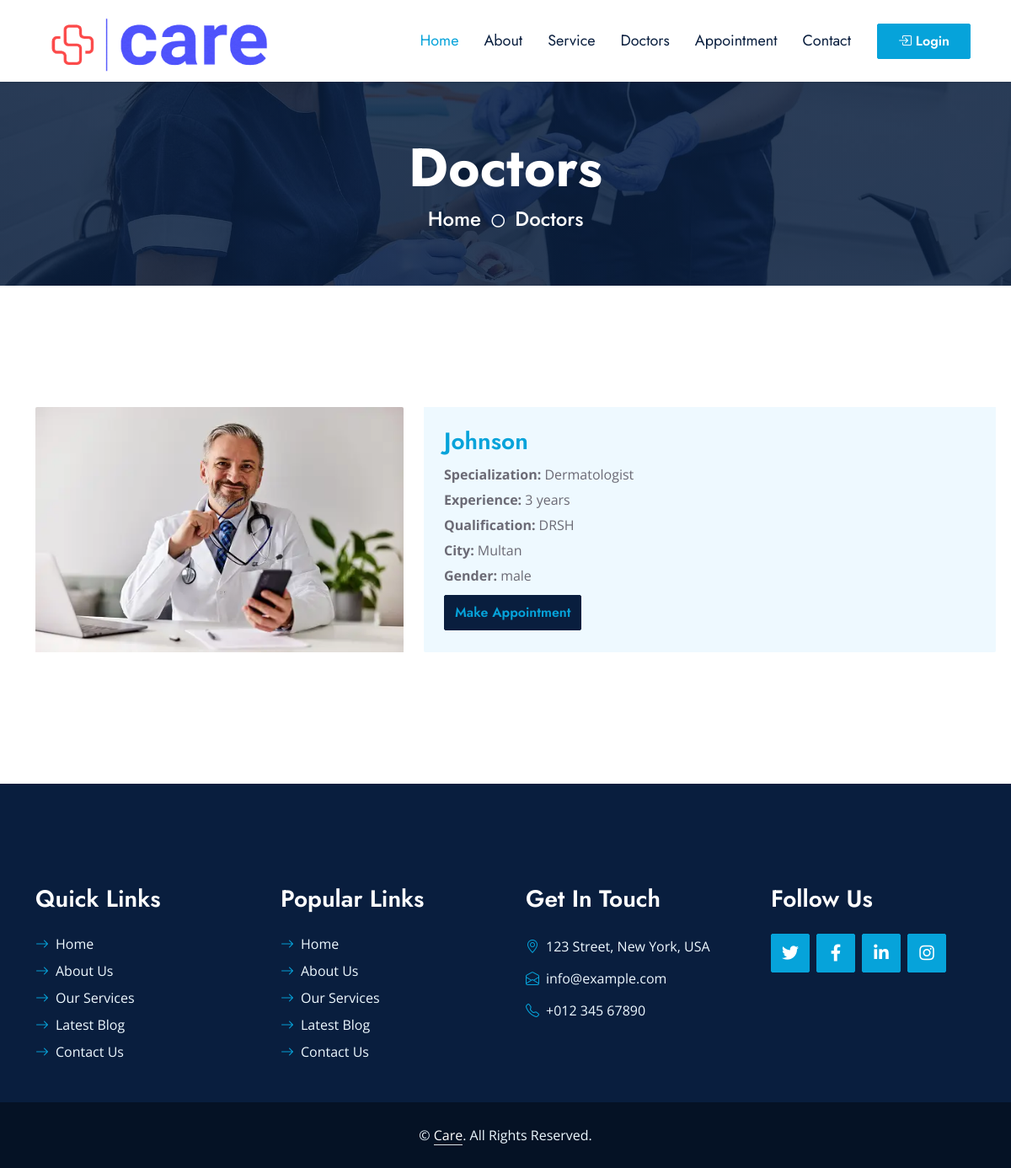
Page /userside/each_doctor.php?id=12 on the committed database.
### tables this page shows
CREATE TABLE `doctors` (
  `doctor_id` int(11) NOT NULL,
  `doctor_name` varchar(100) NOT NULL,
  `doctor_email` varchar(100) NOT NULL,
  `doctor_password` varchar(100) NOT NULL,
  `doctor_pic` varchar(500) NOT NULL,
  `doctor_exp` int(11) NOT NULL,
  `doctor_qualification` varchar(100) NOT NULL,
  `doctor_contact` bigint(20) NOT NULL,
  `doctor_degree_pic` varchar(500) NOT NULL,
  `doctor_nic_front_pic` varchar(100) NOT NULL,
  `doctor_nic_back_pic` varchar(100) NOT NULL,
  `doctor_city` int(11) NOT NULL,
  `doctor_whatsapp` bigint(20) NOT NULL,
  `doctor_gender` varchar(100) NOT NULL,
  `status` varchar(50) NOT NULL,
  `doctor_specialization` int(11) NOT NULL
);

CREATE TABLE `specialization` (
  `specialization_id` int(11) NOT NULL,
  `specialization_name` varchar(200) NOT NULL,
  `status` int(11) NOT NULL
);

CREATE TABLE `qualification` (
  `qualification_id` int(11) NOT NULL,
  `qualification_name` varchar(100) NOT NULL,
  `status` int(11) NOT NULL
);

CREATE TABLE `city` (
  `city_id` int(11) NOT NULL,
  `city_name` varchar(100) NOT NULL,
  `status` int(11) NOT NULL
);

### userside/each_doctor.php (the view, shortened to what this page needs)
<?php
include("../admin/connection.php");
$id = $_GET['id'];
$select_doctors = "SELECT * FROM `doctors` where doctor_id = $id";
$run_select_doctors = mysqli_query($connection, $select_doctors);
?>
<!DOCTYPE html>
<html lang="en">
<head>
    <link href="https://cdnjs.cloudflare.com/ajax/libs/font-awesome/5.10.0/css/all.min.css" rel="stylesheet">
    <link href="https://cdn.jsdelivr.net/npm/bootstrap-icons@1.4.1/font/bootstrap-icons.css" rel="stylesheet">
    <link href="lib/owlcarousel/assets/owl.carousel.min.css" rel="stylesheet">
    <link href="lib/animate/animate.min.css" rel="stylesheet">
    <link href="lib/tempusdominus/css/tempusdominus-bootstrap-4.min.css" rel="stylesheet" />
    <link href="lib/twentytwenty/twentytwenty.css" rel="stylesheet" />
    <link href="css/bootstrap.min.css" rel="stylesheet">
    <link href="css/style.css" rel="stylesheet">
</head>
<body>
    <?php include("navbar.php"); ?>
    <div class="container-fluid bg-primary py-5 hero-header mb-5">
        <div class="row py-3">
            <div class="col-12 text-center">
                <h1 class="display-3 text-white animated zoomIn">Doctors</h1>
                <a href="" class="h4 text-white">Home</a>
                <i class="far fa-circle text-white px-2"></i>
                <a href="" class="h4 text-white">Doctors</a>
            </div>
        </div>
    </div>
    <div class="container-fluid py-5 wow fadeInUp" data-wow-delay="0.1s">
        <div class="container justify-content-center">
            <div class="row g-5 mb-5">
                <div class="col-lg-12">
                    <div class="row flex-row g-5">
                        <?php while ($row_doctors = mysqli_fetch_array($run_select_doctors)) { ?>
                            <div class="col-md-5 service-item wow zoomIn" data-wow-delay="0.6s">
                                <div class="rounded-top overflow-hidden">
                                    <img class="img-fluid" src="<?php echo $row_doctors['doctor_pic']; ?>" alt="">
                                </div>
                            </div>
                            <div class=" col-md-7  bg-light rounded-bottom text-left  p-4">
                                <h3 style="color:#06A3DA;">
                                    <?php echo $row_doctors['doctor_name']; ?>
                                </h3>
                                <?php
                                $specialization_id = $row_doctors['doctor_specialization'];
                                $select_specialization = "SELECT * FROM `specialization` where specialization_id = $specialization_id";
                                $run_select_specialization = mysqli_query($connection, $select_specialization);
                                $specialization_row = mysqli_fetch_array($run_select_specialization);
                                $qualification_id = $row_doctors['doctor_qualification'];
                                $select_qualification = "SELECT * FROM `qualification` where qualification_id = $qualification_id";
                                $run_select_qualification = mysqli_query($connection, $select_qualification);
                                $qualification_row = mysqli_fetch_array($run_select_qualification);
                                $city_id = $row_doctors['doctor_city'];
                                $select_city = "SELECT * FROM `city` where city_id = $city_id";
                                $run_select_city = mysqli_query($connection, $select_city);
                                $city_row = mysqli_fetch_array($run_select_city)
                                    ?>
                                <p class="m-0">
                                    <?php echo '<span><b>Specialization:</b></span>' .' '. $specialization_row['specialization_name']; ?>
                                </p>
                                <p class="m-0">
                                    <?php echo '<span><b>Experience:</b></span>' .' '. $row_doctors['doctor_exp'].' '. 'years'; ?>
                                </p>
                                <p class="m-0">
                                    <?php echo '<span><b>Qualification:</b></span>' .' '. $qualification_row['qualification_name']; ?>
                                </p>
                                <p class="m-0">
                                    <?php echo '<span><b>City:</b></span>' .' '. $city_row['city_name']; ?>
                                </p>
                                <p class="m-0 ">
                                    <?php echo '<span><b>Gender:</b></span>' .' '. $row_doctors['doctor_gender']; ?>
                                </p>
                                <button class="btn btn-dark py-2 text-right mt-2" width:50px;  name="btn_separate_appointment"><a href="separate_appointment.php?id=<?php echo $row_doctors['doctor_id'] ?> "> Make Appointment</a></button>
                            </div>
                        <?php }
                        ; ?>
                    </div>
                </div>
            </div>
        </div>
    </div>
    <?php
include('footer.php');
?>
</body>
</html>

### userside/css/style.css (style rules this page uses)
:root { --primary: #06A3DA; --secondary: #F57E57; --light: #EEF9FF; --dark: #091E3E; }
h1, h2, .font-weight-bold { font-weight: 700 !important; }
h3, h4, .font-weight-semi-bold { font-weight: 600 !important; }
.btn { font-family: 'Jost', sans-serif; font-weight: 600; transition: .5s; }
.hero-header { background: linear-gradient(rgba(9, 30, 62, .85), rgba(9, 30, 62, .85)), url(../img/carousel-1.jpg) center center no-repeat; background-size: cover; }
.service-item img, .service-item .bg-light, .service-item .bg-light h5, .team-item .team-text { transition: .5s; }

### userside/each_doctor.php (style rules this page uses)
p { line-height: 30px; }

### rows in the picture
doctors: doctor_pic (picture), doctor_name "Johnson", doctor_specialization.specialization_name "Dermatologist", doctor_exp "3", qualification.qualification_name "DRSH", city.city_name "Multan", doctor_gender "male"
